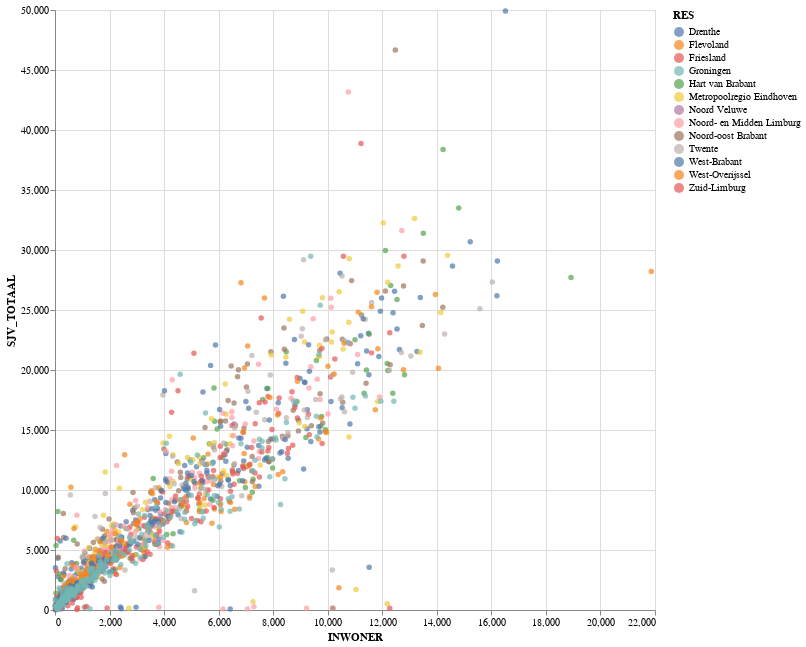

This figure's notebook cell:
### Code cell
alt.data_transformers.disable_max_rows()

select_year = alt.selection_single(
    name='select', fields=['JAAR'], init={'JAAR': 2015},
    bind=alt.binding_range(min=2015, max=2019, step=1))

alt.Chart(df15_19_PC4).mark_point(filled=True).encode(
    alt.X('INWONER'),
    alt.Y('SJV_TOTAAL'),
    alt.Color('RES:N')).add_selection(select_year).transform_filter(select_year).properties(
    width=600,height=600)

### Figure 1 — Vega-Lite specification as saved in the notebook (floating-point values rounded to 4 significant figures; data arrays with more than 128 entries replaced by an {"elided": "..."} marker saying what was removed)
{"config": {"view": {"continuousWidth": 400, "continuousHeight": 300}}, "data": {"name": "data-433971b55040fc8f97a076ae7f5eb962"}, "mark": {"type": "point", "filled": true}, "encoding": {"color": {"type": "nominal", "field": "RES"}, "x": {"type": "quantitative", "field": "INWONER"}, "y": {"type": "quantitative", "field": "SJV_TOTAAL"}}, "height": 600, "selection": {"select": {"type": "single", "fields": ["JAAR"], "init": {"JAAR": 2015}, "bind": {"input": "range", "max": 2019, "min": 2015, "step": 1}}}, "transform": [{"filter": {"selection": "select"}}], "width": 600, "$schema": "https://vega.github.io/schema/vega-lite/v4.8.1.json", "datasets": {"data-433971b55040fc8f97a076ae7f5eb962": {"elided": "7762 records"}}}
